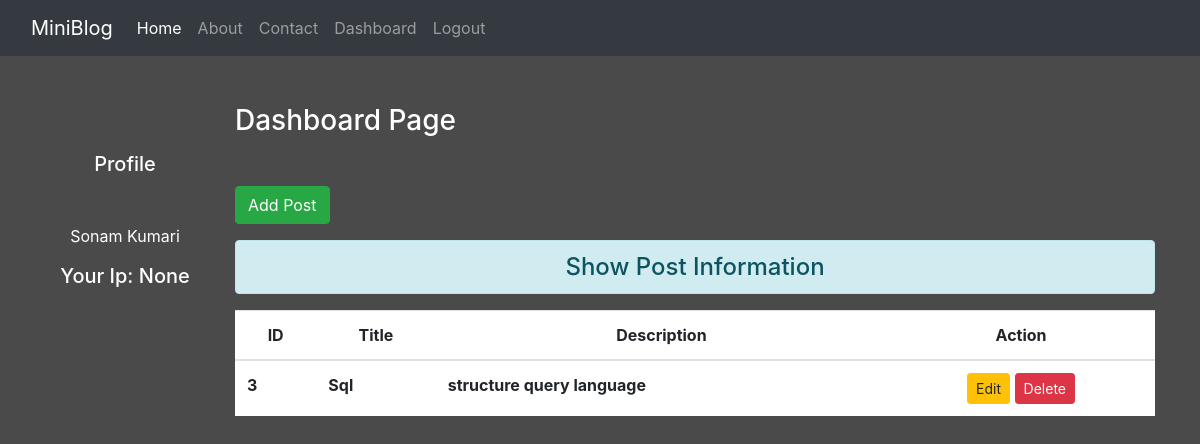
Page /dashboard/ (signed in) on the committed database.
### blog/models.py (models this page shows)
class Post(models.Model):
    user = models.ForeignKey(User,on_delete=models.CASCADE)
    title = models.CharField(max_length=150)
    desc = models.TextField()
    date = models.DateTimeField(auto_now_add=True)

### blog/views.py (the view)
# urls.py: path('dashboard/',views.dashboard,name='dashboard'),
def dashboard(request):
    if request.user.is_authenticated:
        posts = Post.objects.filter(user=request.user)
        userid = request.user
        user = request.user
        full_name = user.get_full_name()
        ip = request.session.get('ip',0)
        return render(request, 'blog/dashboard.html',
                      {'posts': posts, 'full_name': full_name, 'ip': ip, 'userid': userid})
    else:
        return HttpResponseRedirect('/login/')

### blog/templates/blog/dashboard.html (shortened to what this page needs)
{% extends 'blog/base.html' %}
{% load static %}
{% block side %}
    <div class="col-sm-2 text-white my-5 text-center">
        <h5 class="my-5">Profile</h5>
        <h>{{full_name}}</h>
        <h5 class="mt-3">Your Ip: {{ip}}</h5>
    </div>
{% endblock side %}
{% block content %}
<div class="col-sm-10 ">
    <h3 class="text-white my-5">Dashboard Page</h3>
    <a href="{% url 'addpost' %}" class="btn btn-success">Add Post</a>
    <h4 class="text-center alert alert-info mt-3">Show Post Information</h4>
    {% if posts %}
        <table class="table table-hover bg-white">
            <thead>
                <tr class="text-center">
                    <th scope="col" style="2%">ID</th>
                    <th scope="col" style="28%">Title</th>
                    <th scope="col" style="50%">Description</th>
                    <th scope="col" style="20%">Action</th>
                </tr>
            </thead>
            <tbody>
                {% for post in posts %}
                    <tr>
                        <th scope="row">{{post.id}}</th>
                        <th>{{post.title}}</th>
                        <th>{{post.desc}}</th>
                        <td class="text-center">
                            <a href="{% url 'updatepost' post.id %}" class="btn btn-warning btn-sm">Edit</a>
                                <form action="{% url 'deletepost' post.id %}" method="post" class="d-inline">
                                    <input type="submit" class="btn btn-danger btn-sm" value="Delete">
                                </form>
                        </td>
                    </tr>
                 {% endfor %}
            </tbody>
        </table>
        {% else %}
            <h4 class="text-center alert alert-warning">No Records</h4>
    {% endif %}
</div>
{% endblock content %}

### blog/static/blog/css/style.css (style rules this page uses)
body { background-color:rgb(75,74,74); color:antiquewhite; }
form { color:rgb(177,166,166); }

### rows in the picture
Post: id "3", title "Sql", desc "structure query language"

### other values in the picture
{{ full_name }} "Sonam Kumari"
{{ ip }} "None"
